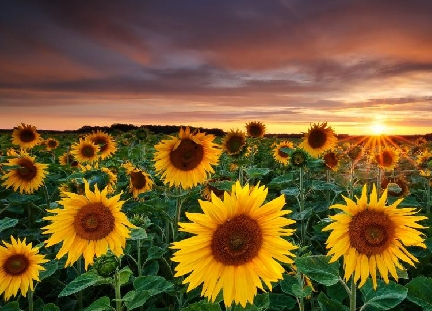
#> input picture Ejercicio1/sunflowers.jpg, 432 x 311 px
$ python Distancer.py   (older library calls are emulated)
#> lines starting #> are read from the running program, lines starting #| are printed output that depends on the picture
from scipy import misc
import matplotlib.pyplot as plt
import numpy as np
import math

f = misc.imread("./sunflowers.jpg")
#> f is the input picture: shape (311, 432, 3); mean R, G, B 120.1, 91.7, 48.3
fgray = f.copy()
euclidean = f.copy()
manhattan = f.copy()
chessboard = f.copy()

#image parameters
x,y,rgb=fgray.shape
#> x = 311; y = 432; rgb = 3

for i in range(x):
    for j in range(y):
        if (fgray[i,j,0]<210 and fgray[i,j,1]<160):
            fgray[i,j]= np.mean(fgray[i,j])
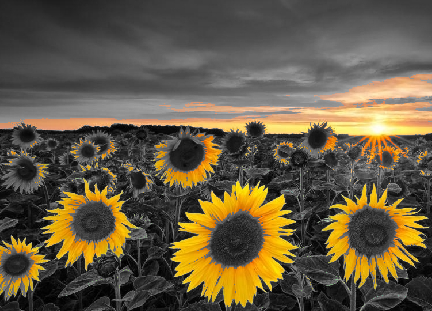
#> fgray: shape (311, 432, 3); mean R, G, B 101.6, 90.4, 67.3

euclidean = np.zeros((x,y))
manhattan = np.zeros((x,y))
chessboard = np.zeros((x,y))

for i in range(x):
	for j in range(y):
		euclidean[i,j] = pow((pow(f[i,j,0]-fgray[i,j,0],2) + pow(f[i,j,1]-fgray[i,j,1],2) + pow(f[i,j,2]-fgray[i,j,2],2)),0.5)
		manhattan[i,j] = abs(f[i,j,0]-fgray[i,j,0]) + abs(f[i,j,1]-fgray[i,j,1]) + abs(f[i,j,2]-fgray[i,j,2])
		chessboard[i,j] = max(abs(f[i,j,0]-fgray[i,j,0]) , abs(f[i,j,1]-fgray[i,j,1]) , abs(f[i,j,2]-fgray[i,j,2]))
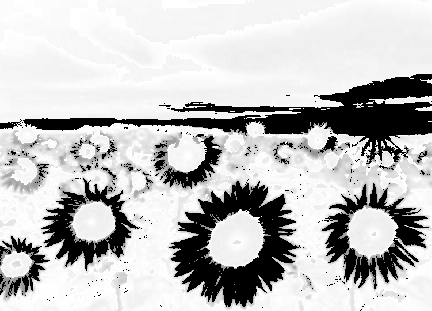
#> chessboard: shape (311, 432) float64; min 0, max 255, mean 192.5
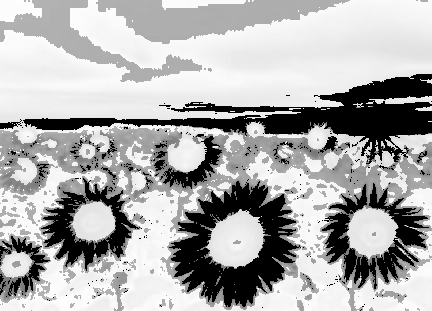
#> euclidean: shape (311, 432) float64; min 0, max 360.6, mean 245.1; drawn with min black and max white
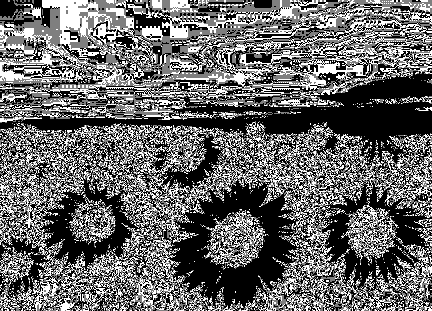
#> manhattan: shape (311, 432) float64; min 0, max 2, mean 0.811; drawn with min black and max white


plt.imshow(euclidean)
plt.show()

plt.imshow(manhattan)
plt.show()

plt.imshow(chessboard)
plt.show()
